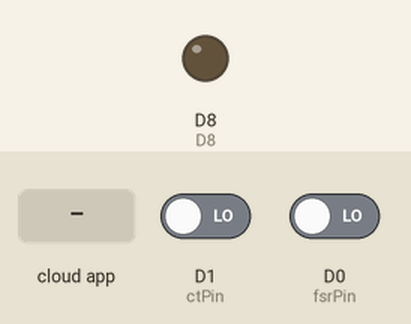
Bench run of a sketch on a simulated ESP8266 (NodeMCU). Parts: output pins drawn as LEDs (lit = HIGH). The inputs (shaded band) are chosen by the test bench; at power-on: D1 (ctPin) LOW, D0 (fsrPin) LOW. WiFi joins after 1.5 s; servers stay silent unless stated; the Firebase database answers and starts empty; what the sketch prints to the serial monitor is not drawn.

Above: at 5.2 s.
5.3 s: the phone or cloud app sets calibrate to 1
At 7.4 s:
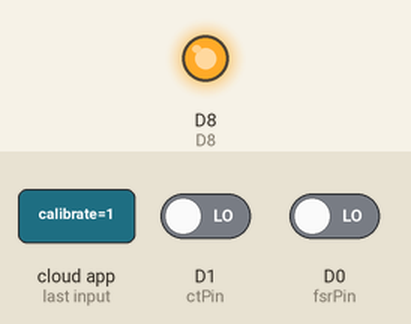
Timing chart, 0 to 18.1 s (numbered marks = the images above; inputs shaded):
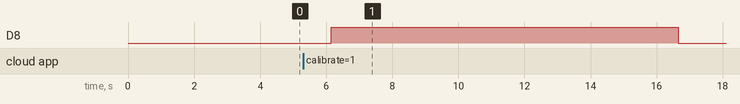

The sketch:

NodeMCU_Code_Rev6.ino
```cpp
/* Intelligent Sleep Systems
 * ENGS 89/90
 * NodeMCU Code
 * Rev.6
 * 2/26/19
 */

//**Libraries**
#include <Time.h>
#include <TimeLib.h>
#include <ESP8266WiFi.h>
#include <FirebaseArduino.h>
#include <stdio.h>
#include <time.h>
#include <ArduinoJson.h>
#include <SoftwareSerial.h>


//**Definitions**//
//**Firebase and Wifi**//
#define FIREBASE_HOST "sleepdata-d5465.firebaseio.com"
#define FIREBASE_AUTH "4yrdL1zlT7J6iTsAWdlp1nJLMm3PA1Y25QciH3N1"
#define WIFI_SSID "Dartmouth Public"
#define WIFI_PASSWORD "No Password"

//**NodeMCU Interface**//
#define D0 16
#define D1 5
#define D2 4
#define D3 0
#define D4 2
#define D5 14
#define D6 12
#define D7 13
#define D8 15
#define D9 3
#define D10 1
#define D11 9
#define D12 10

//**Other Pins**//
#define fsrPin D0
#define ctPin D1
#define calPin D8

//**Serial communication b/w node and arduino**//
SoftwareSerial s(D6,D5);
int data; //variable to store data

//**State Variable Declarations**//
int onBed = 0;      //state variable for load cell status
int wetBed = 0;     //state variable for conductive thread status
String date;        //string to keep up with data


void setup() {

  //**Serial beginnings**//
  s.begin(9600);          //begins serial comm. b/w node and arduino
  Serial.begin(9600);     //begins serial monitoring with 9600 baudrate

  //**Pin Declarations**//
  pinMode(fsrPin, INPUT);     //interfacing with load cell
  pinMode(calPin, INPUT);     //interfacing with conductive thread

  pinMode(D8, OUTPUT);    //calibration pin
  digitalWrite(D8,LOW); //set it to low initally

  //**Initiation**//
  //**WIFI**//
  WiFi.begin(WIFI_SSID);  //begins wifi connection configured without a password
    Serial.print("connecting");
    while (WiFi.status() != WL_CONNECTED) {
      Serial.print(".");
      delay(500);
    }
    Serial.println();
    Serial.print("connected: ");
    Serial.println(WiFi.localIP());

  //**Firebase**//
  Firebase.begin(FIREBASE_HOST, FIREBASE_AUTH); //begins firebase database connection

  //**Get local time from interwebs**//
  StaticJsonBuffer<50> jsonBuffer1; //to create Timestamp on Firebase
  StaticJsonBuffer<50> jsonBuffer2;
  JsonObject& timeStampObject = jsonBuffer1.createObject();
  timeStampObject[".sv"] = "timestamp";
  Firebase.set("current_time", timeStampObject);// Setting of timestamp to the firebase server
  if (Firebase.failed()) {
    Serial.print("pushing /date failed:");
    Serial.println(Firebase.error());
    return;
  }
  delay(1000);
  FirebaseObject object = Firebase.get("current_time"); // Retrive th JSON from firebase
  if (Firebase.failed()) {
    Serial.print("getting /date failed:");
    Serial.println(Firebase.error());
    return;
  }
  JsonObject& timeStampObject1 = jsonBuffer2.createObject(); // create a new Json object to store the json value
  timeStampObject1["time"] = object.getJsonVariant();   // Get the timestamp from json into timestampobject1.
  if (object.failed()) {
    Serial.print("getting the date from the object failed:");
    Serial.println(object.error());
  }
  String fireDate = timeStampObject1["time"];// store it into a variable
  Serial.println(fireDate);
  Firebase.remove("current_time");
  delay(1000);
  int epoch = fireDate.substring(0, 10).toInt();  //convert fireDate to int
  time_t t = time_t(epoch);  //convert int to time_t
  setTime(t); //update internal clock
  if(hour()-5<18){
    date = String(month()) + "-" + String(day()-1) + "-" + String(year());  //writing out todays date
  } else {
    date = String(month()) + "-" + String(day()) + "-" + String(year());  //writing out todays date
  }
  Serial.println(date);

  //**Calibration**//
  Serial.println("Waiting to calibrate");
  while(Firebase.getInt("Profile/calibrate") == 0){ //waits for user to set to calibration mode
    Serial.print(".");
    delay(200);
  }
  delay(500);
  Serial.println(" ");
  Firebase.setInt("Profile/calibrate",0);
  digitalWrite(calPin, HIGH); //tells arduino to go in calibration state
  delay(500);
  Serial.println("Calibrating");
  int i = 0;
  while(i < 10){    //gives arduino 10 seconds to calibrate
    Serial.print(".");
    delay(1000);
    i++;
  }
  Serial.println(" ");
  digitalWrite(calPin, LOW);
  delay(500);
  Serial.println("Initiation Complete!");

}


void loop() {

//**Keeping up w/ today's date**//
  if(hour()-5 == 18 & second() < 5){
    date = String(month()) + "-" + String(day()) + "-" + String(year());  //writing out todays date
    Serial.println(date);
  }
//  Serial.print("String now(): ");
//  Serial.println(String(now()));

  //**Updating firebase with sensors**//
  Serial.print("onBed value: " );     //testing
  Serial.println(onBed);
  Serial.print("FSR Pin Value: ");
  Serial.println(digitalRead(fsrPin));
  Serial.print("wetBed value: " );     //testing
  Serial.println(wetBed);
  Serial.print("CT Pin Value: ");
  Serial.println(digitalRead(ctPin));


  //**Load Cell**//
  if (onBed == 0 && digitalRead(fsrPin) == HIGH) {         //if you werent on bed and now are, update firebase
    Serial.println("---------UPDATE--------");
    Serial.println("In the enter bed state");
    Serial.println("---------UPDATE--------");
    onBed = 1;
    Firebase.pushInt(date+"/"+"enters", int(now()));
    if (Firebase.failed()) {
      Serial.print("pushing /onBed failed:");
      Serial.println(Firebase.error());
      return;
    }
  }
  if (onBed == 1 && digitalRead(fsrPin) == LOW) {            //if you were on bed and get out, update firebase
    Serial.println("--------UPDATE-------");
    Serial.println("In the exit bed state");
    Serial.println("--------UPDATE-------");
    onBed = 0;
    Firebase.pushInt(date+"/"+"exits", int(now()));
    if (Firebase.failed()) {
      Serial.print("pushing /onBed failed:");
      Serial.println(String(Firebase.error()));
      return;
    }
  }


  //**Conductive Thread**//
  if (wetBed == 0 && digitalRead(ctPin) == HIGH) {         //if you wet the bed, upnight firebase
    Serial.println("------UPDATE-----");
    Serial.println("wet bed state");
    Serial.println("------UPDATE-----");
    wetBed = 1;
    Firebase.pushInt(date+"/"+"wets", int(now()));
    if (Firebase.failed()) {
      Serial.print("pushing /wetBed failed:");
      Serial.println(Firebase.error());
      return;
    }
  }
  if (wetBed == 1 && digitalRead(ctPin) == LOW) {            //if you dryed the bed, upnight firebase
    Serial.println("------UPDATE-----");
    Serial.println("Dry bed state");
    Serial.println("------UPDATE-----");
    wetBed = 0;
  }

  //**Accel**//
  if(onBed == 1){ //only update databse with movement if in the onbed state
    s.write("s");
    if (s.available()>0)
    {
      data=s.read();
      Serial.print("Accel value: ");
      Serial.println(data);
      Firebase.pushString(date+"/"+"movement", String(now()) + "000 " + String(data));
      if (Firebase.success() == false) {
        Serial.print("pushing /movemenet failed:");
        Serial.println(Firebase.error());
        return;
     }
    }
  }
  delay(1000);
  Serial.println(" ");
}
```

Measured:
- after the input at 5.3 s, D8: LOW → HIGH after 0.85 s, → LOW 10.5 s later
